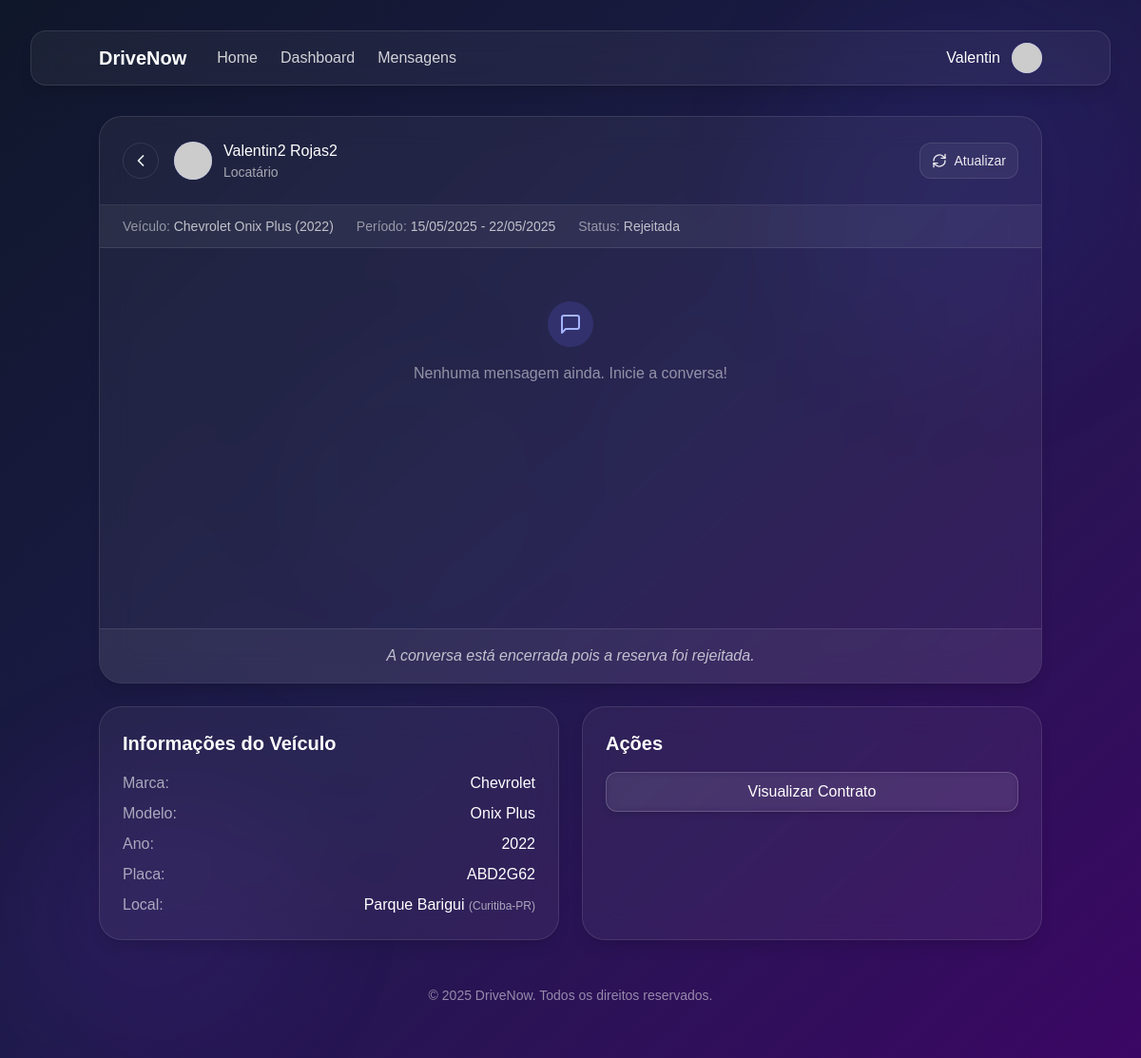
Screenshot of /drivenow/mensagens/mensagens_conversa.php?reserva=7 (signed in) with the database file from the repository.
### tables this page shows
CREATE TABLE `reserva` (
  `id` int(11) NOT NULL,
  `veiculo_id` int(11) DEFAULT NULL,
  `conta_usuario_id` int(11) DEFAULT NULL,
  `reserva_data` date DEFAULT NULL,
  `devolucao_data` date DEFAULT NULL,
  `diaria_valor` decimal(10,2) DEFAULT NULL,
  `taxas_de_uso` decimal(10,2) DEFAULT NULL,
  `taxas_de_limpeza` decimal(10,2) DEFAULT NULL,
  `valor_total` decimal(10,2) DEFAULT NULL,
  `status` varchar(20) DEFAULT 'pendente',
  `observacoes` text DEFAULT NULL
);

CREATE TABLE `dono` (
  `id` int(11) NOT NULL,
  `conta_usuario_id` int(11) DEFAULT NULL
);

CREATE TABLE `conta_usuario` (
  `id` int(11) NOT NULL,
  `is_admin` tinyint(1) NOT NULL DEFAULT 0,
  `primeiro_nome` varchar(50) DEFAULT NULL,
  `segundo_nome` varchar(50) DEFAULT NULL,
  `telefone` varchar(20) DEFAULT NULL,
  `e_mail` varchar(100) DEFAULT NULL,
  `senha` varchar(255) DEFAULT NULL,
  `data_de_entrada` date DEFAULT NULL,
  `foto_perfil` varchar(255) DEFAULT NULL,
  `cpf` varchar(14) DEFAULT NULL COMMENT 'CPF do usuário',
  `foto_cnh_frente` varchar(255) DEFAULT NULL COMMENT 'Caminho para foto da CNH (frente)',
  `foto_cnh_verso` varchar(255) DEFAULT NULL COMMENT 'Caminho para foto da CNH (verso)',
  `status_docs` enum('pendente','verificando','aprovado','rejeitado') NOT NULL DEFAULT 'pendente' COMMENT 'Status da verificação dos documentos',
  `data_verificacao` datetime DEFAULT NULL COMMENT 'Data da última verificação',
  `admin_verificacao` int(11) DEFAULT NULL COMMENT 'ID do admin que verificou os documentos',
  `tem_cnh` tinyint(1) NOT NULL DEFAULT 0 COMMENT 'Se o usuário possui CNH',
  `cadastro_completo` tinyint(1) NOT NULL DEFAULT 0 COMMENT 'Se o usuário completou o cadastro com documentos',
  `observacoes_docs` text DEFAULT NULL COMMENT 'Observações da verificação',
  `mensagens_nao_lidas` int(11) NOT NULL DEFAULT 0,
  `media_avaliacao_proprietario` decimal(3,1) DEFAULT NULL,
  `total_avaliacoes_proprietario` int(11) DEFAULT 0,
  `media_avaliacao_locatario` decimal(3,1) DEFAULT NULL,
  `total_avaliacoes_locatario` int(11) DEFAULT 0
);

CREATE TABLE `veiculo` (
  `id` int(11) NOT NULL,
  `local_id` int(11) DEFAULT NULL,
  `categoria_veiculo_id` int(11) DEFAULT NULL,
  `dono_id` int(11) DEFAULT NULL,
  `veiculo_marca` varchar(50) DEFAULT NULL,
  `veiculo_modelo` varchar(100) DEFAULT NULL,
  `veiculo_ano` int(11) DEFAULT NULL,
  `veiculo_km` int(11) DEFAULT NULL,
  `veiculo_placa` varchar(50) DEFAULT NULL,
  `veiculo_cambio` varchar(50) DEFAULT NULL,
  `veiculo_combustivel` varchar(50) DEFAULT NULL,
  `veiculo_portas` int(11) DEFAULT NULL,
  `veiculo_acentos` int(11) DEFAULT NULL,
  `veiculo_tracao` varchar(50) DEFAULT NULL,
  `disponivel` tinyint(1) DEFAULT 1 COMMENT '0=Indisponível, 1=Disponível',
  `preco_diaria` decimal(10,2) NOT NULL DEFAULT 150.00,
  `descricao` text DEFAULT NULL,
  `media_avaliacao` decimal(3,1) DEFAULT NULL,
  `total_avaliacoes` int(11) DEFAULT 0
);

CREATE TABLE `local` (
  `id` int(11) NOT NULL,
  `cidade_id` int(11) NOT NULL,
  `nome_local` varchar(100) NOT NULL,
  `endereco` varchar(255) DEFAULT NULL,
  `complemento` varchar(100) DEFAULT NULL,
  `cep` varchar(10) DEFAULT NULL
);

CREATE TABLE `cidade` (
  `id` int(11) NOT NULL,
  `estado_id` int(11) NOT NULL,
  `cidade_nome` varchar(100) NOT NULL
);

CREATE TABLE `estado` (
  `id` int(11) NOT NULL,
  `estado_nome` varchar(100) NOT NULL,
  `sigla` char(2) DEFAULT NULL
);

### drivenow/includes/auth.php (called while the page is built, shortened)
<?php
function getUsuario() {
    return $_SESSION['usuario'] ?? null;
}
?>

### drivenow/mensagens/mensagens_conversa.php (the view, shortened to what this page needs)
<?php
require_once '../includes/auth.php';
$usuario = getUsuario();
global $pdo;
$reservaId = (int)$_GET['reserva'];
$stmt = $pdo->prepare("
    SELECT r.*, v.veiculo_marca, v.veiculo_modelo, v.veiculo_ano, v.veiculo_placa,
           loc.nome_local, c.cidade_nome, e.sigla,
           d.conta_usuario_id AS proprietario_id,
           proprio.primeiro_nome AS dono_nome, proprio.segundo_nome AS dono_sobrenome,
           locat.primeiro_nome AS locatario_nome, locat.segundo_nome AS locatario_sobrenome,
           locat.id AS locatario_id
    FROM reserva r
    INNER JOIN veiculo v ON r.veiculo_id = v.id
    INNER JOIN dono d ON v.dono_id = d.id
    INNER JOIN conta_usuario proprio ON d.conta_usuario_id = proprio.id
    INNER JOIN conta_usuario locat ON r.conta_usuario_id = locat.id
    LEFT JOIN local loc ON v.local_id = loc.id
    LEFT JOIN cidade c ON loc.cidade_id = c.id
    LEFT JOIN estado e ON c.estado_id = e.id
    WHERE r.id = ?
");
$stmt->execute([$reservaId]);
$reserva = $stmt->fetch();
$ehProprietario = $reserva['proprietario_id'] === $usuario['id'];
$outraPessoa = $ehProprietario
    ? $reserva['locatario_nome'] . ' ' . $reserva['locatario_sobrenome']
    : $reserva['dono_nome'] . ' ' . $reserva['dono_sobrenome'];
$stmt = $pdo->prepare("
    SELECT DISTINCT m.id, m.reserva_id, m.remetente_id, m.mensagem, m.data_envio, m.lida,
           cu.primeiro_nome, cu.segundo_nome
    FROM mensagem m
    INNER JOIN conta_usuario cu ON m.remetente_id = cu.id
    WHERE m.reserva_id = ?
    ORDER BY m.id ASC
");
$stmt->execute([$reservaId]);
$mensagens = $stmt->fetchAll();
$dataInicio = date('d/m/Y', strtotime($reserva['reserva_data']));
$dataFim = date('d/m/Y', strtotime($reserva['devolucao_data']));
?>
<!DOCTYPE html>
<html lang="pt-br">
<head>
    <script src="https://cdn.tailwindcss.com"></script>
</head>
<body class="min-h-screen bg-gradient-to-br from-slate-900 via-indigo-950 to-purple-950 text-white p-4 md:p-8 overflow-x-hidden">
    <div class="fixed top-0 right-0 w-96 h-96 rounded-full bg-indigo-700 opacity-10 blur-3xl -z-10 animate-pulse animate-pulse-15s"></div>
    <div class="fixed bottom-0 left-0 w-80 h-80 rounded-full bg-purple-700 opacity-10 blur-3xl -z-10 animate-pulse animate-pulse-20s"></div>
    <div class="fixed top-1/3 left-1/4 w-64 h-64 rounded-full bg-slate-700 opacity-5 blur-3xl -z-10 animate-pulse animate-pulse-25s"></div>
    <header class="backdrop-blur-md bg-white/5 border subtle-border rounded-2xl mb-8 shadow-lg overflow-hidden">
        <div class="container mx-auto px-4 py-3">
            <div class="flex justify-between items-center">
                <div class="flex items-center">
                    <a href="../index.php" class="text-xl font-bold text-white mr-8">DriveNow</a>
                    <nav class="hidden md:flex space-x-6">
                        <a href="../index.php" class="text-white/80 hover:text-white transition-colors">Home</a>
                        <a href="../vboard.php" class="text-white/80 hover:text-white transition-colors">Dashboard</a>
                        <a href="mensagens.php" class="text-white/80 hover:text-white transition-colors">Mensagens</a>
                    </nav>
                </div>
                <div class="flex items-center gap-3">
                    <span class="text-white hidden md:inline"><?= htmlspecialchars($usuario['primeiro_nome']) ?></span>
                    <div class="relative h-8 w-8 transition-transform hover:scale-110 rounded-full flex items-center justify-center bg-indigo-500 text-white overflow-hidden">
                        <?php if (isset($usuario['foto_perfil']) && !empty($usuario['foto_perfil'])): ?>
                            <img src="<?= htmlspecialchars($usuario['foto_perfil']) ?>" alt="Foto de Perfil" class="h-full w-full object-cover">
                        <?php else: ?>
                            <img src="https://api.dicebear.com/7.x/initials/svg?seed=<?= urlencode($usuario['primeiro_nome']) ?>&backgroundColor=818cf8&textColor=ffffff&fontSize=40" alt="Usuário" class="h-full w-full object-cover">
                        <?php endif; ?>
                    </div>
                </div>
            </div>
        </div>
    </header>
    <main class="container mx-auto px-4">
        <div class="backdrop-blur-lg bg-white/5 border subtle-border rounded-3xl shadow-lg overflow-hidden mb-6">
            <div class="p-6 border-b subtle-border flex items-center justify-between">
                <div class="flex items-center gap-4">
                    <a href="mensagens.php" class="p-2 rounded-full border subtle-border hover:bg-white/10 transition-colors">
                        <svg xmlns="http://www.w3.org/2000/svg" width="24" height="24" viewBox="0 0 24 24" fill="none" stroke="currentColor" stroke-width="2" stroke-linecap="round" stroke-linejoin="round" class="h-5 w-5">
                            <path d="m15 18-6-6 6-6"/>
                        </svg>
                    </a>
                    <div class="flex items-center gap-3">
                        <div class="w-10 h-10 rounded-full bg-indigo-500 flex items-center justify-center overflow-hidden">
                            <img src="https://api.dicebear.com/7.x/initials/svg?seed=<?= urlencode($outraPessoa) ?>&backgroundColor=818cf8&textColor=ffffff&fontSize=40" alt="<?= htmlspecialchars($outraPessoa) ?>" class="w-full h-full object-cover">
                        </div>
                        <div>
                            <h2 class="font-medium text-white"><?= htmlspecialchars($outraPessoa) ?></h2>
                            <p class="text-white/60 text-sm">
                                <?= $ehProprietario ? 'Locatário' : 'Proprietário' ?>
                            </p>
                        </div>
                    </div>
                </div>
                <button id="refresh-chat" type="button" class="bg-white/5 hover:bg-white/10 text-white/90 rounded-xl transition-colors border subtle-border px-3 py-2 text-sm flex items-center gap-2">
                    Atualizar
                </button>
            </div>
            <div class="px-6 py-3 bg-white/5 border-b subtle-border">
                <div class="flex flex-wrap gap-x-6 gap-y-2 text-sm">
                    <div class="text-white/70">
                        <span class="text-white/50">Veículo:</span>
                        <?= htmlspecialchars($reserva['veiculo_marca']) ?> <?= htmlspecialchars($reserva['veiculo_modelo']) ?> (<?= htmlspecialchars($reserva['veiculo_ano']) ?>)
                    </div>
                    <div class="text-white/70">
                        <span class="text-white/50">Período:</span>
                        <?= $dataInicio ?> - <?= $dataFim ?>
                    </div>
                    <div class="text-white/70">
                        <span class="text-white/50">Status:</span>
                        <?php
                            $statusLabels = [
                                'pendente' => 'Pendente',
                                'confirmada' => 'Confirmada',
                                'em_andamento' => 'Em Andamento',
                                'finalizada' => 'Finalizada',
                                'cancelada' => 'Cancelada',
                                'rejeitada' => 'Rejeitada'
                            ];
                            echo $statusLabels[$reserva['status']] ?? 'Desconhecido';
                        ?>
                    </div>
                </div>
            </div>
            <div class="message-container p-6" id="message-container">
                <?php if (empty($mensagens)): ?>
                    <div class="text-center py-8 text-white/50">
                        <div class="mx-auto mb-4 w-12 h-12 rounded-full bg-indigo-500/20 flex items-center justify-center text-indigo-300">
                            <svg xmlns="http://www.w3.org/2000/svg" width="24" height="24" viewBox="0 0 24 24" fill="none" stroke="currentColor" stroke-width="2" stroke-linecap="round" stroke-linejoin="round">
                                <path d="M21 15a2 2 0 0 1-2 2H7l-4 4V5a2 2 0 0 1 2-2h14a2 2 0 0 1 2 2z"></path>
                            </svg>
                        </div>
                        <p>Nenhuma mensagem ainda. Inicie a conversa!</p>
                    </div>
                <?php endif; ?></div>
            <?php if (!in_array($reserva['status'], ['finalizada', 'cancelada', 'rejeitada'])): ?>
            <div class="p-6 border-t subtle-border">
                <form method="POST" action="" class="flex gap-3">
                    <textarea
                        name="mensagem"
                        placeholder="Digite sua mensagem..."
                        class="flex-1 min-h-[60px] max-h-32 bg-white/5 border subtle-border rounded-xl px-4 py-3 focus:ring-2 focus:ring-indigo-500 focus:border-none outline-none text-white resize-none"
                        rows="2"
                        required
                    ></textarea>
                    <button type="submit" class="bg-indigo-500 hover:bg-indigo-600 text-white font-medium rounded-xl transition-colors border border-indigo-400/30 px-6 shadow-md hover:shadow-lg flex-shrink-0 flex items-center">
                        <svg xmlns="http://www.w3.org/2000/svg" width="24" height="24" viewBox="0 0 24 24" fill="none" stroke="currentColor" stroke-width="2" stroke-linecap="round" stroke-linejoin="round" class="h-5 w-5">
                            <path d="m22 2-7 20-4-9-9-4Z"/>
                            <path d="M22 2 11 13"/>
                        </svg>
                    </button>
                </form>
            </div>
            <?php else: ?>
            <div class="p-4 text-center border-t subtle-border bg-white/5">
                <div class="text-white/70 italic">
                    A conversa está encerrada pois a reserva foi <?= strtolower($reserva['status']) ?>.
                </div>
            </div>
            <?php endif; ?>
        </div>
        <div class="grid grid-cols-1 md:grid-cols-2 gap-6">
            <div class="backdrop-blur-lg bg-white/5 border subtle-border rounded-3xl p-6 shadow-lg">
                <h2 class="text-xl font-bold mb-4">Informações do Veículo</h2>
                <div class="grid gap-2">
                    <div class="flex justify-between">
                        <span class="text-white/60">Marca:</span>
                        <span class="text-white"><?= htmlspecialchars($reserva['veiculo_marca']) ?></span>
                    </div>
                    <div class="flex justify-between">
                        <span class="text-white/60">Modelo:</span>
                        <span class="text-white"><?= htmlspecialchars($reserva['veiculo_modelo']) ?></span>
                    </div>
                    <div class="flex justify-between">
                        <span class="text-white/60">Ano:</span>
                        <span class="text-white"><?= htmlspecialchars($reserva['veiculo_ano']) ?></span>
                    </div>
                    <div class="flex justify-between">
                        <span class="text-white/60">Placa:</span>
                        <span class="text-white"><?= htmlspecialchars($reserva['veiculo_placa']) ?></span>
                    </div>
                    <div class="flex justify-between">
                        <span class="text-white/60">Local:</span>
                        <span class="text-white">
                            <?= htmlspecialchars($reserva['nome_local'] ?? 'N/D') ?>
                            <?php if (isset($reserva['cidade_nome'])): ?>
                                <span class="text-white/60 text-xs">(<?= htmlspecialchars($reserva['cidade_nome']) ?>-<?= htmlspecialchars($reserva['sigla']) ?>)</span>
                            <?php endif; ?>
                        </span>
                    </div>
                </div>
            </div>
            <div class="backdrop-blur-lg bg-white/5 border subtle-border rounded-3xl p-6 shadow-lg">
                <h2 class="text-xl font-bold mb-4">Ações</h2>
                <div class="space-y-4">
                    <a href="../contrato/gerar_contrato.php?reserva=<?= $reservaId ?>" class="w-full border border-white/20 text-white hover:bg-white/20 rounded-xl px-4 py-2 font-medium backdrop-blur-sm bg-white/5 hover:bg-white/10 shadow-md hover:shadow-lg flex items-center justify-center">
                        Visualizar Contrato
                    </a>
                </div>
            </div>
        </div>
    </main>
    <footer class="mt-12 mb-6 px-4 text-center text-white/50 text-sm">
        <p>&copy; <?= date('Y') ?> DriveNow. Todos os direitos reservados.</p>
    </footer>
</body>
</html>

### drivenow/mensagens/mensagens_conversa.php (style rules this page uses)
body { font-family: sans-serif; }
.animate-pulse-15s { animation-duration: 15s; }
.animate-pulse-20s { animation-duration: 20s; }
.animate-pulse-25s { animation-duration: 25s; }
.subtle-border { border-color: rgba(255, 255, 255, 0.1); }
.message-container { height: calc(100vh - 400px); min-height: 300px; overflow-y: auto; display: flex; flex-direction: column; padding-right: 8px; }

### rows the page displays
reserva: dono.conta_usuario_id "Valentin2 Rojas2", veiculo.veiculo_marca "Chevrolet", veiculo.veiculo_modelo "Onix Plus", veiculo.veiculo_ano "2022", reserva_data "15/05/2025", devolucao_data "22/05/2025", status "Rejeitada", status "rejeitada", veiculo.veiculo_placa "ABD2G62", local.nome_local "Parque Barigui", cidade.cidade_nome "Curitiba", estado.sigla "PR"

### other values shown
$usuario['primeiro_nome'] "Valentin"
